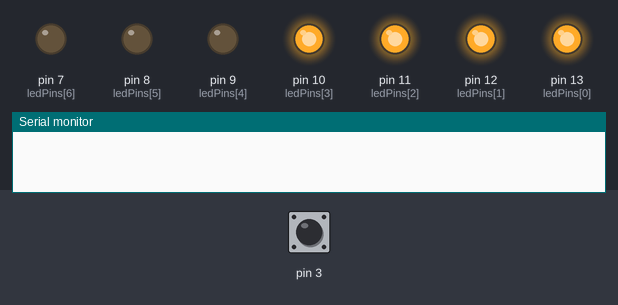
A sketch run on a simulated Arduino Uno, built with avr-gcc and run on an emulated ATmega328P. Shown: output pins drawn as LEDs (lit = HIGH), the last lines printed to the serial monitor. Dashed ring = blinking. Inputs (shaded band) come from the test bench; at power-on: pin 3 HIGH.

Above: at 1.2 s.
1.3 s: pin 3 pulled LOW for 0.15 s
At 4.5 s:
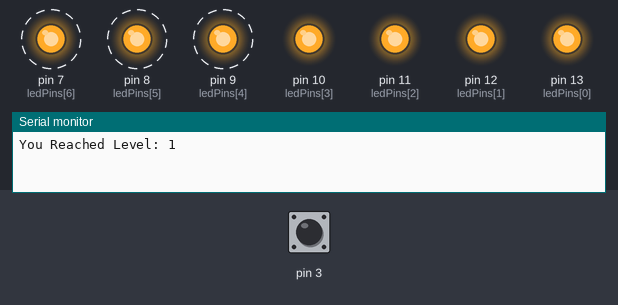
7.4 s: pin 3 pulled LOW for 1 s
At 12.0 s:
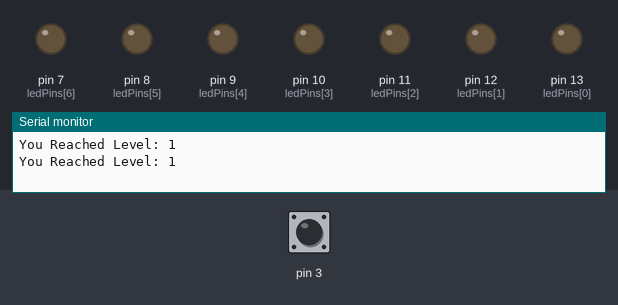
13.4 s: pin 3 pulled LOW for 3.2 s
At 18.47 s:
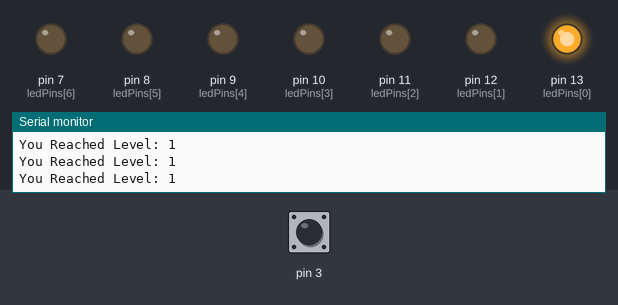
Timing chart, 0 to 27.1 s (numbered marks = the images above; inputs shaded):
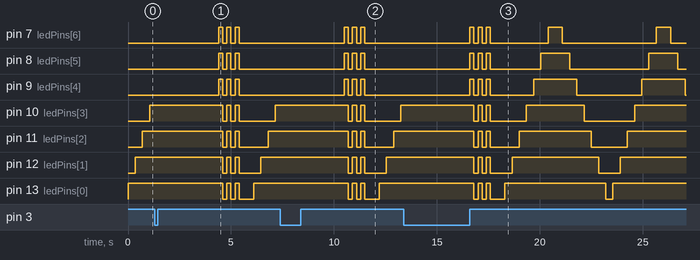

The sketch:

Timing.ino
```cpp
int ledPins[] = {13, 12, 11, 10, 9, 8, 7};
int delayTime = 350;
int level = 1;
bool greenLed = false;
bool gameOver = false;

void buttonPush();

void setup() {
  pinMode(3, INPUT_PULLUP);
  for (int i = 0; i < 7; i++) {
    pinMode(ledPins[i], OUTPUT);
  }
  attachInterrupt(digitalPinToInterrupt(3), buttonPush, FALLING);
  Serial.begin(9600);
}

void loop() {
  if (gameOver) {
    Serial.print("You Reached Level: ");
    Serial.println(level);
    delay(3000);
    // Flash all LEDs
    for (int j = 0; j < 3; j++) { // Flash 3 times
      for (int i = 0; i < 7; i++) {
        digitalWrite(ledPins[i], HIGH);
      }
      delay(200);
      for (int i = 0; i < 7; i++) {
        digitalWrite(ledPins[i], LOW);
      }
      delay(200);
    }
    level = 1;
    delayTime = 350;
    gameOver = false;
    delay(500);
  }

  if (!gameOver) { //turn LEDs on in order
    for (int i = 0; i < 7; i++) {
      digitalWrite(ledPins[i], HIGH);
      if (i > 4) {
        greenLed = true;
      } else {
        greenLed = false;
      }
      delay(delayTime);
      Serial.print(""); //without this, code don't work. Explanation is left as an excercise for the reader
      if (gameOver) {
        break; // Exit loop immediately if game over
      }
    }
  }
  if (!gameOver) { //turn LEDs off in reverse order
    for (int i = 7; i > -1; i--) {
      Serial.print(""); //without this, code don't work. Explanation is left as an excercise for the reader
      if (gameOver) {
        break; // Exit loop immediately if game over
      }
      digitalWrite(ledPins[i], LOW);
      if (i > 4) {
        greenLed = true;
      } else {
        greenLed = false;
      }
      delay(delayTime);
    }
  }
}

void buttonPush() {
  static unsigned long last_interrupt_time = 0;
  unsigned long interrupt_time = millis();
  if (interrupt_time - last_interrupt_time > 300) {
    if (greenLed) {
      delayTime = delayTime * 9 / 10;
      level++;
    } else {
      gameOver = true;
    }
    last_interrupt_time = interrupt_time;
  }
}
```
